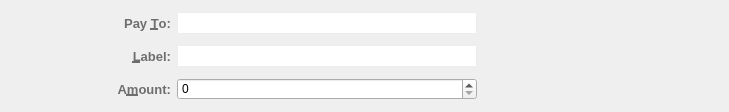
<?xml version="1.0" encoding="UTF-8"?>
<ui version="4.0">
 <class>SendCoinsEntry</class>
 <widget class="QFrame" name="SendCoinsEntry">
  <property name="geometry">
   <rect>
    <x>0</x>
    <y>0</y>
    <width>729</width>
    <height>112</height>
   </rect>
  </property>
  <property name="sizePolicy">
   <sizepolicy hsizetype="Preferred" vsizetype="Fixed">
    <horstretch>0</horstretch>
    <verstretch>0</verstretch>
   </sizepolicy>
  </property>
  <property name="windowTitle">
   <string notr="true"/>
  </property>
  <property name="styleSheet">
   <string notr="true">QLabel {
	color: #6E6E6E;
}
QLineEdit {
	border: 1px solid #ededed;
	background-color: white;
	min-height: 20px;
}
QComboBox {
	border: 1px solid #ededed;
	background-color: white;
	min-height: 20px;
	max-width: 60px;
}</string>
  </property>
  <property name="frameShape">
   <enum>QFrame::NoFrame</enum>
  </property>
  <property name="frameShadow">
   <enum>QFrame::Sunken</enum>
  </property>
  <property name="lineWidth">
   <number>0</number>
  </property>
  <layout class="QGridLayout" name="gridLayout_2">
   <item row="0" column="0">
    <spacer name="horizontalSpacer">
     <property name="orientation">
      <enum>Qt::Horizontal</enum>
     </property>
     <property name="sizeHint" stdset="0">
      <size>
       <width>40</width>
       <height>20</height>
      </size>
     </property>
    </spacer>
   </item>
   <item row="0" column="1">
    <layout class="QGridLayout" name="gridLayout">
     <property name="verticalSpacing">
      <number>10</number>
     </property>
     <item row="0" column="0">
      <widget class="QLabel" name="label_2">
       <property name="font">
        <font>
         <pointsize>10</pointsize>
         <weight>75</weight>
         <bold>true</bold>
        </font>
       </property>
       <property name="text">
        <string>Pay &amp;To:</string>
       </property>
       <property name="alignment">
        <set>Qt::AlignRight|Qt::AlignTrailing|Qt::AlignVCenter</set>
       </property>
       <property name="buddy">
        <cstring>payTo</cstring>
       </property>
      </widget>
     </item>
     <item row="1" column="0">
      <widget class="QLabel" name="label_4">
       <property name="font">
        <font>
         <pointsize>10</pointsize>
         <weight>75</weight>
         <bold>true</bold>
        </font>
       </property>
       <property name="text">
        <string>&amp;Label:</string>
       </property>
       <property name="alignment">
        <set>Qt::AlignRight|Qt::AlignTrailing|Qt::AlignVCenter</set>
       </property>
       <property name="buddy">
        <cstring>addAsLabel</cstring>
       </property>
      </widget>
     </item>
     <item row="2" column="0">
      <widget class="QLabel" name="label">
       <property name="font">
        <font>
         <pointsize>10</pointsize>
         <weight>75</weight>
         <bold>true</bold>
        </font>
       </property>
       <property name="text">
        <string>A&amp;mount:</string>
       </property>
       <property name="alignment">
        <set>Qt::AlignRight|Qt::AlignTrailing|Qt::AlignVCenter</set>
       </property>
       <property name="buddy">
        <cstring>payAmount</cstring>
       </property>
      </widget>
     </item>
     <item row="2" column="1">
      <layout class="QHBoxLayout" name="horizontalLayout">
       <item>
        <widget class="TitaniumAmountField" name="payAmount">
         <property name="sizePolicy">
          <sizepolicy hsizetype="Minimum" vsizetype="Fixed">
           <horstretch>0</horstretch>
           <verstretch>0</verstretch>
          </sizepolicy>
         </property>
         <property name="minimumSize">
          <size>
           <width>0</width>
           <height>0</height>
          </size>
         </property>
        </widget>
       </item>
      </layout>
     </item>
     <item row="1" column="1">
      <widget class="QValidatedLineEdit" name="addAsLabel">
       <property name="toolTip">
        <string>Enter a label for this address to add it to your address book</string>
       </property>
      </widget>
     </item>
     <item row="0" column="1">
      <widget class="QValidatedLineEdit" name="payTo">
       <property name="minimumSize">
        <size>
         <width>300</width>
         <height>22</height>
        </size>
       </property>
       <property name="toolTip">
        <string>The address to send the payment to (e.g. TxX4eiag9jJgTHD1VXjvLCEnZuQ3rJDE9L)</string>
       </property>
       <property name="maxLength">
        <number>34</number>
       </property>
      </widget>
     </item>
    </layout>
   </item>
   <item row="0" column="2">
    <layout class="QVBoxLayout" name="verticalLayout">
     <item>
      <layout class="QHBoxLayout" name="horizontalLayout_2">
       <item>
        <widget class="QPushButton" name="addButton">
         <property name="minimumSize">
          <size>
           <width>28</width>
           <height>28</height>
          </size>
         </property>
         <property name="maximumSize">
          <size>
           <width>28</width>
           <height>28</height>
          </size>
         </property>
         <property name="toolTip">
          <string>Send to multiple recipients at once</string>
         </property>
         <property name="styleSheet">
          <string notr="true">QPushButton {
	border: 0px solid gray;
	image: url(:/res/add_receiver/normal.png);
}

QPushButton:!enabled {
	image: url(:/res/add_receiver/disabled.png);
}

QPushButton:pressed:flat {
	image: url(:/res/add_receiver/pressed.png);
}

QPushButton:hover {
	image: url(:/res/add_receiver/hover.png);
}</string>
         </property>
         <property name="text">
          <string/>
         </property>
         <property name="shortcut">
          <string>Alt+P</string>
         </property>
         <property name="flat">
          <bool>true</bool>
         </property>
        </widget>
       </item>
       <item>
        <widget class="QPushButton" name="pasteButton">
         <property name="minimumSize">
          <size>
           <width>28</width>
           <height>28</height>
          </size>
         </property>
         <property name="maximumSize">
          <size>
           <width>28</width>
           <height>28</height>
          </size>
         </property>
         <property name="toolTip">
          <string>Paste address from clipboard</string>
         </property>
         <property name="styleSheet">
          <string notr="true">QPushButton {
	border: 0px solid gray;
	image: url(:/res/paste/normal.png);	
}

QPushButton:!enabled {
	image: url(:/res/paste/disabled.png);
}

QPushButton:pressed:flat {
	image: url(:/res/paste/pressed.png);
}

QPushButton:hover {
	image: url(:/res/paste/hover.png);
}</string>
         </property>
         <property name="text">
          <string/>
         </property>
         <property name="shortcut">
          <string>Alt+A</string>
         </property>
         <property name="flat">
          <bool>true</bool>
         </property>
        </widget>
       </item>
       <item>
        <widget class="QPushButton" name="addressBookButton">
         <property name="minimumSize">
          <size>
           <width>28</width>
           <height>28</height>
          </size>
         </property>
         <property name="maximumSize">
          <size>
           <width>28</width>
           <height>28</height>
          </size>
         </property>
         <property name="toolTip">
          <string>Choose address from address book</string>
         </property>
         <property name="styleSheet">
          <string notr="true">QPushButton {
	border: 0px solid gray;
	image: url(:/res/addressbook/normal.png);
}

QPushButton:!enabled {
	image: url(:/res/addressbook/disabled.png);
}

QPushButton:pressed:flat {
	image: url(:/res/addressbook/pressed.png);
}

QPushButton:hover {
	image: url(:/res/addressbook/hover.png);
}</string>
         </property>
         <property name="text">
          <string/>
         </property>
         <property name="shortcut">
          <string>Alt+P</string>
         </property>
         <property name="flat">
          <bool>true</bool>
         </property>
        </widget>
       </item>
       <item>
        <widget class="QPushButton" name="deleteButton">
         <property name="minimumSize">
          <size>
           <width>28</width>
           <height>28</height>
          </size>
         </property>
         <property name="maximumSize">
          <size>
           <width>28</width>
           <height>28</height>
          </size>
         </property>
         <property name="toolTip">
          <string>Remove this recipient</string>
         </property>
         <property name="styleSheet">
          <string notr="true">QPushButton {
	border: 0px solid gray;
	image: url(:/res/del_receiver/normal.png);
}

QPushButton:!enabled {
	image: url(:/res/del_receiver/disabled.png);
}

QPushButton:pressed:flat {
	image: url(:/res/del_receiver/pressed.png);
}

QPushButton:hover {
	image: url(:/res/del_receiver/hover.png);
}</string>
         </property>
         <property name="text">
          <string/>
         </property>
         <property name="flat">
          <bool>true</bool>
         </property>
        </widget>
       </item>
      </layout>
     </item>
     <item>
      <spacer name="verticalSpacer">
       <property name="orientation">
        <enum>Qt::Vertical</enum>
       </property>
       <property name="sizeHint" stdset="0">
        <size>
         <width>20</width>
         <height>40</height>
        </size>
       </property>
      </spacer>
     </item>
    </layout>
   </item>
   <item row="0" column="3">
    <spacer name="horizontalSpacer_2">
     <property name="orientation">
      <enum>Qt::Horizontal</enum>
     </property>
     <property name="sizeHint" stdset="0">
      <size>
       <width>40</width>
       <height>20</height>
      </size>
     </property>
    </spacer>
   </item>
  </layout>
 </widget>
 <customwidgets>
  <customwidget>
   <class>TitaniumAmountField</class>
   <extends>QSpinBox</extends>
   <header>titaniumamountfield.h</header>
   <container>1</container>
  </customwidget>
  <customwidget>
   <class>QValidatedLineEdit</class>
   <extends>QLineEdit</extends>
   <header>qvalidatedlineedit.h</header>
  </customwidget>
 </customwidgets>
 <resources/>
 <connections/>
 <slots>
  <slot>pasteRequested()</slot>
  <slot>addFromAddressBookRequested()</slot>
  <slot>deleteRequested()</slot>
 </slots>
</ui>
